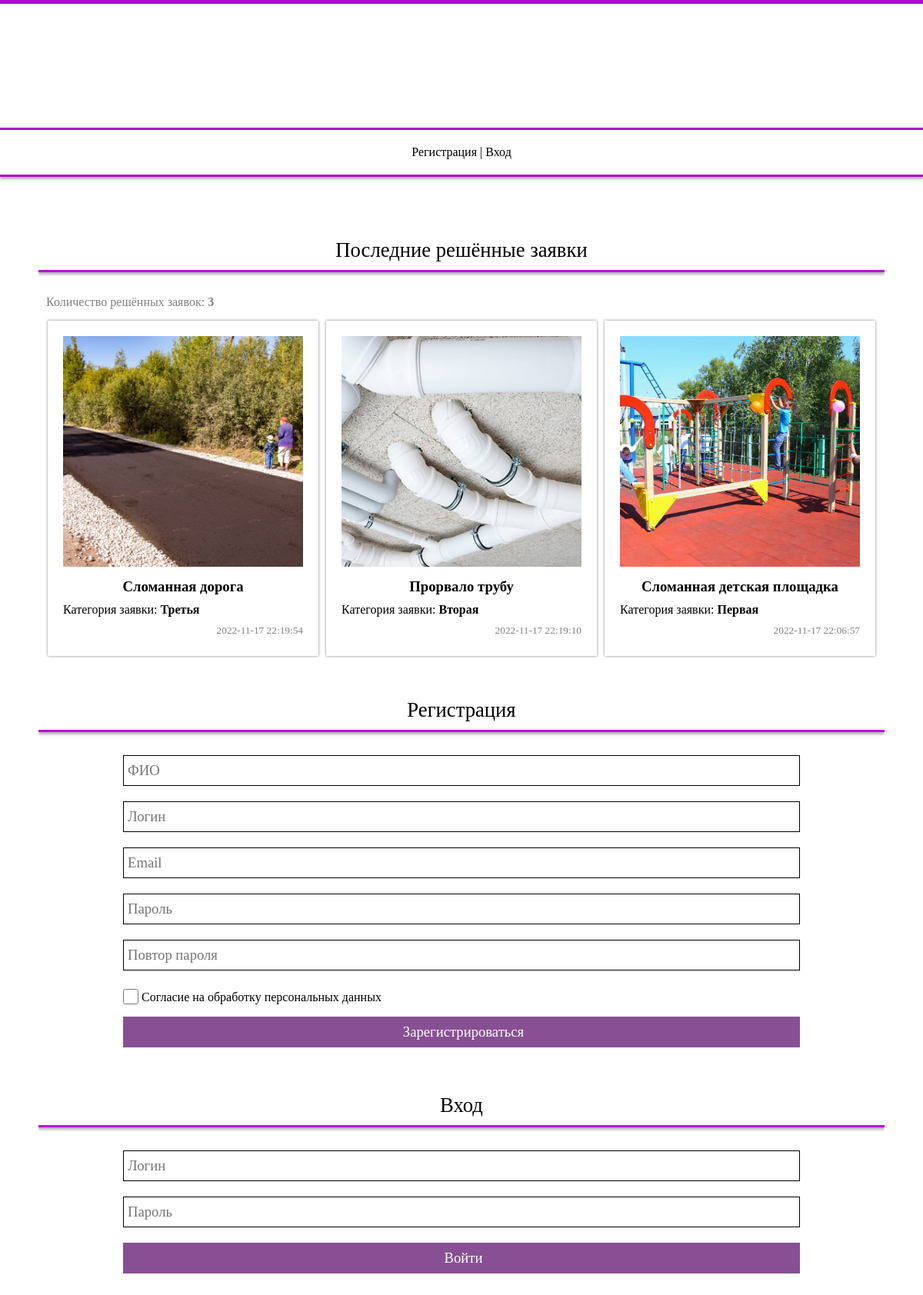
The page / on the database its author committed.
### tables this page shows
CREATE TABLE `applications` (
  `application_id` int(11) NOT NULL,
  `user_id` int(11) NOT NULL,
  `title` varchar(50) NOT NULL,
  `description` varchar(500) NOT NULL,
  `category` varchar(100) NOT NULL,
  `path_to_image_before` varchar(100) NOT NULL,
  `path_to_image_after` varchar(100) DEFAULT NULL,
  `status` varchar(30) NOT NULL,
  `rejection_reason` varchar(500) DEFAULT NULL,
  `created_at` datetime NOT NULL DEFAULT CURRENT_TIMESTAMP
);

### service/func.php (the view, shortened to what this page needs)
<?php
function fnGetLatestApplications () {
	global $mysqli;
	$applications_sql = "SELECT * FROM `applications` WHERE `status`='Решена' ORDER BY `created_at` DESC LIMIT 4";
	$result = $mysqli->query ($applications_sql);
	if ($result) {
		if ($result->num_rows == 0) {
			$app = "<h3>Решённые заявки отсутствуют</h3>";
		} else {
			while ($row = $result->fetch_array ()) {
				$app .= sprintf ("
					<div class='wrap'>
						<div class='image' onmouseenter='fn_image_enter(event)' onmouseleave='fn_image_leave(event)' id='image_%d'>
							<div class='before' style='display: none'><img src='%s' /></div>
							<div class='after'><img src='%s' /></div>
						</div>
						<h3>%s</h3>
						<p class='justify'>Категория заявки: <b>%s</b></p>
						<p class='date'>%s</p>
					</div>",
					$row["application_id"],
					$row["path_to_image_before"],
					$row["path_to_image_after"],
					$row["title"],
					$row["category"],
					$row["created_at"]
				);
			}
		}
	} else {
		$app = "<h3>Ошибка вывода заявок</h3>";
	}
	return $app;
};
function fnGetCountApplications () {
	global $mysqli;
	$count_sql = "SELECT COUNT(*) as `count` FROM `applications` WHERE `status`='Решена'";
	$result = $mysqli->query ($count_sql);
	if($result) {
		$row = $result->fetch_array ();
		return $row['count'];
	} else {
		return "сбой при подключении к серверу...";
	}
};

### include/header.php (shortened to what this page needs)
<!DOCTYPE html>
<html lang=ru>
	<head>
		<link rel="stylesheet" href="./css/style.css">
	</head>
	<body>
		<div class="logo">
			<div class="content">
			</div>
		</div>
		<header>
			<div class="content">
				<?php include ("menu.php"); ?>
			</div>
		</header>

### include/menu.php (shortened to what this page needs)
<?php
	if ($_SESSION["auth"] != true) {
		$menu = '
			<a href="./#register">Регистрация</a> |
			<a href="./#login">Вход</a>
		';
	}
	print ($menu);

### index.php (shortened to what this page needs)
<?php
	include ("connect.php");
	include ("service/func.php");
?>
<?php include ("include/header.php"); ?>
	<main onload="onload_page()">
		<div class="content">
			<div class="heading">Последние решённые заявки</div>
			<nav class="count">
				<p>Количество решённых заявок: <b><?php print (fnGetCountApplications()) ?></b></p>
			</nav>
			<div class="container">
				<?php print (fnGetLatestApplications()) ?>
			</div>
			<?php
				include ("include/form_reg.php");
				include ("include/form_login.php");
			?>
		</div>
	</main>
<?php include ("include/footer.php") ?>

### include/form_reg.php (shortened to what this page needs)
<div class="heading" id="register">Регистрация</div>
<form action="service/register.php" method="POST" onsubmit="return fn_register();" id="reg">
	<input type="text" placeholder="ФИО" name="fio">
	<input type="text" placeholder="Логин" name="login">
	<input type="text" placeholder="Email" name="email">
	<input type="password" placeholder="Пароль" name="password">
	<input type="password" placeholder="Повтор пароля" name="password_check">
	<div class="left">
		<input type="checkbox" name="privacy"> Согласие на обработку персональных данных
	</div>
	<input type="submit" value="Зарегистрироваться">
</form>

### include/form_login.php
<div class="heading" id="login">Вход</div>
<form action="service/login.php" method="POST">
	<input type="text" placeholder="Логин" name="login">
	<input type="password" placeholder="Пароль" name="password">
	<input type="submit" value="Войти">
</form>

### include/footer.php (shortened to what this page needs)
<footer>
		</footer>
	</body>
</html>

### css/style.css (style rules this page uses)
* { margin: 0; padding: 0; box-sizing: border-box; }
body { font-family: Verdana; background-color: #ffffff; font-size: 12pt; }
a { color: black; cursor: pointer; text-decoration: none; }
div.content { margin: 0 auto; overflow: hidden; }
div.logo { text-align: center; border-top: solid 5px #af07d1; padding: 10px 0; height: 346px; overflow: hidden; background-color: #ffffff; }
header { padding: 20px 0; margin-top: -180px; text-align: center; margin-bottom: 30px; background-color: white; border-top: solid 3px #af07d1; border-bottom: solid 3px #af07d1; box-shadow: 0 3px 3px rgba(0,0,0,0.3); }
div.heading { padding: 20px 0 10px 0; margin: 30px 0 20px 0; text-align: center; font-size: 20pt; border-bottom: solid 3px #b614d6; box-shadow: 0 3px 3px rgba(0,0,0,0.3); }
form { text-align: center; }
form input, textarea, select { width: 95%; height: 40px; font-family: Lagoda; border: solid 1px black; font-size: 14pt; padding-left: 5px; margin: 10px 0; }
form input[type=button], input[type=submit] { border: none; background-color: #884f94; color: white; }
form input[type=checkbox] { width: 20px; height: 20px; position: relative; top: 4px; }
form div.left { text-align: left; margin: 0 2.5%; }
div.container { text-align: center; display: flex; justify-content: center; flex-wrap: wrap; }
div.container div.wrap { padding: 20px; margin: 5px; text-align: center; background-color: white; box-shadow: 0 0 3px rgba(0,0,0,0.5); }
div.container div.wrap p, div.container div.wrap h3 { padding: 5px 0; }
div.container div.wrap img { width: 100%; height: 300px; object-fit: cover; }
div.container div.wrap div.image { height: 300px; margin-bottom: 10px; overflow: hidden; }
div.container div.wrap p.justify { text-align: justify; }
div.container div.wrap p.date { text-align: right; font-size: 10pt; color: gray; }
nav.filtration, nav.count, nav.category { text-align: right; color: gray; font-size: 12pt; padding: 10px; }
nav.count { text-align: left; }
footer { padding: 50px 0; text-align: center; }
@media screen and (min-width: 1200px) { body { min-width: 1100px; } }
@media screen and (min-width: 1200px) { div.content { width: 1100px; } }
@media screen and (min-width: 1200px) { form input, textarea, select { width: 80%; } }
@media screen and (min-width: 1200px) { form div.left { margin: 0 10%; } }
@media screen and (min-width: 1200px) { div.container div.wrap { width: 32%; } }

### rows shown on the page
applications: path_to_image_after (picture), title "Сломанная дорога", category "Третья", created_at "2022-11-17 22:19:54"
applications: path_to_image_after (picture), title "Прорвало трубу", category "Вторая", created_at "2022-11-17 22:19:10"
applications: path_to_image_after (picture), title "Сломанная детская площадка", category "Первая", created_at "2022-11-17 22:06:57"

### other values the page prints
fnGetCountApplications() "3"
